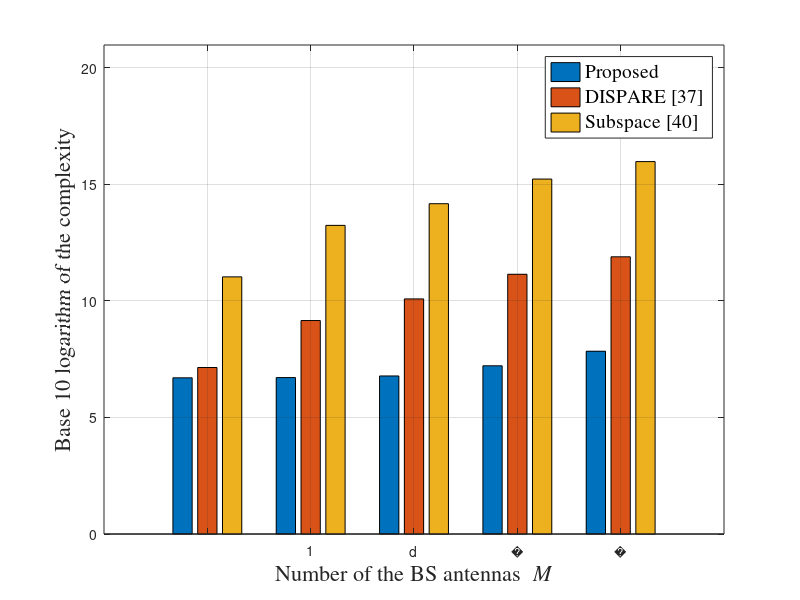

The MATLAB script that drew this image:
%complexity analysis
clear;
close all;
M_n = 5;
comp = zeros(M_n, 3);
Ms = [9;  49; 100;  225; 400];
for m = 1 : M_n
    comp(m, 1) = Ms(m, 1) ^ 3;
    comp(m, 2) = comp(m, 1) * 1.21 * 1e4;
    comp(m, 3) = comp(m, 1) * 1.4641 * 1e8;
end
comp = comp + 5e6;
comp = log10(comp);
h = figure;
set(h,'PaperType','A4');
axes('FontSize',16);
bar(1:M_n, comp)
le = legend('Proposed', 'DISPARE [37]','Subspace [40]', 'Location','Northeast');
set(le,'Fontsize',14,'Fontname','Times')
set(gca,'XTickLabel',{Ms})
ylim([0, max(max(comp))+5])
grid on
xlabel('Number of the BS antennas \it M','Fontsize',16,'Fontname','Times')
ylabel('Base 10 logarithm of the complexity','Fontsize',16,'Fontname','Times')
% print(h,'-dpdf','complexity_antenna')